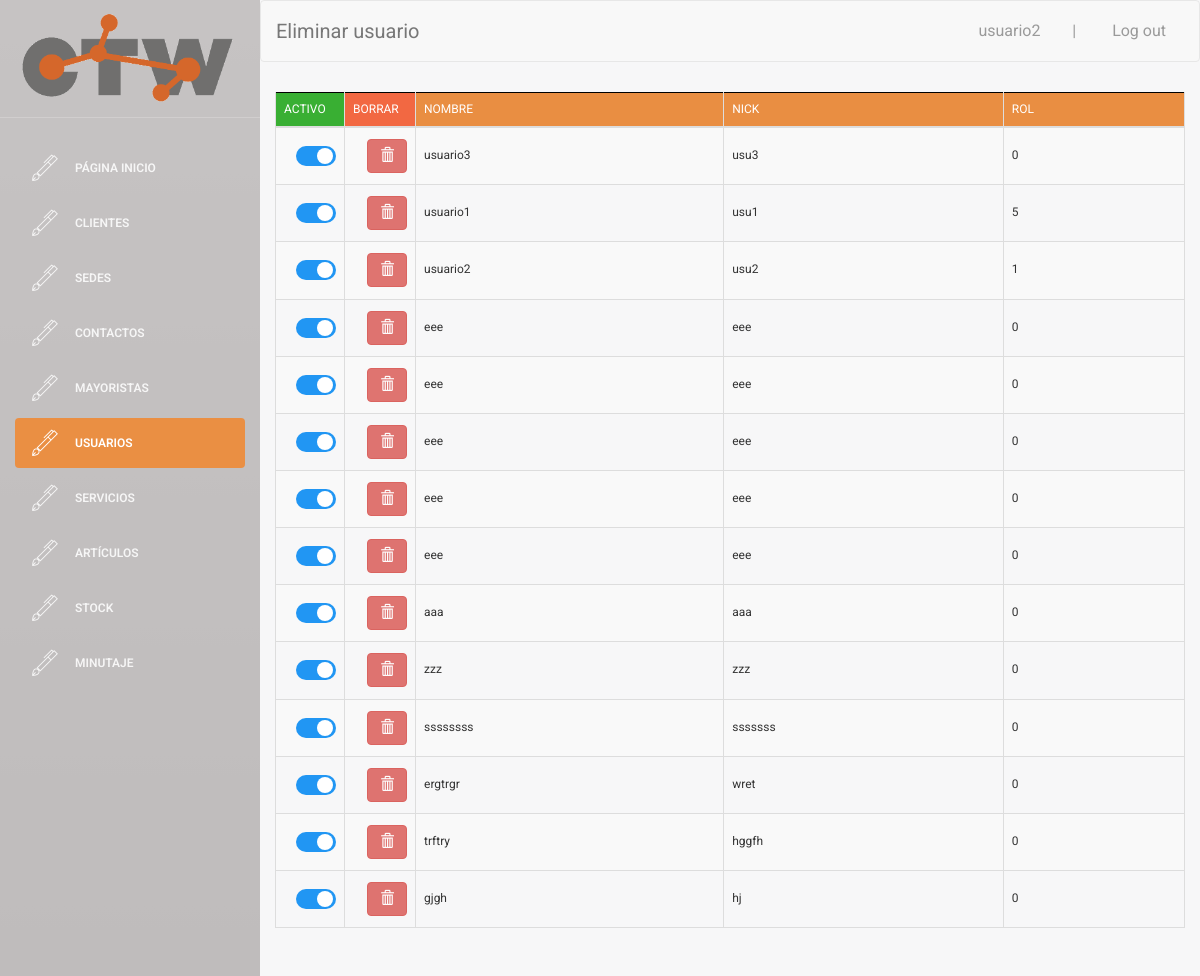
/buscador/buscador_usuarios.php (signed in), run on an earlier commit of the app's database.
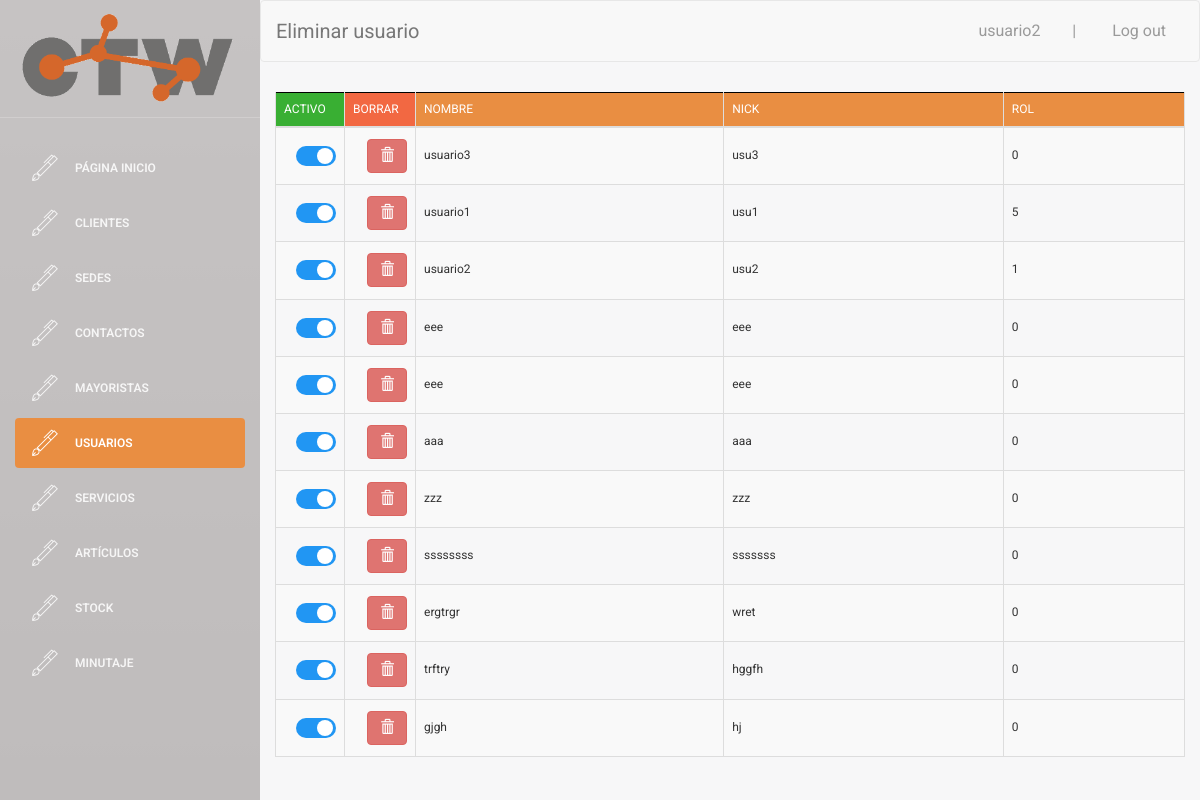
And on a later commit of the database.
### tables this page shows
CREATE TABLE `USUARIO` (
  `ID_USUARIO` int(4) NOT NULL,
  `nombre` varchar(40) NOT NULL,
  `user` varchar(20) NOT NULL,
  `password` varchar(50) NOT NULL,
  `rol` int(1) NOT NULL,
  `activo` tinyint(1) NOT NULL
);

### web/buscador/buscador_usuarios.php (the view, shortened to what the changed rows need)
    <!doctype html>
<?php
if($_SESSION["login_done"]==true){
?>
<html lang="en">
<head>
    <link rel="stylesheet" href="https://maxcdn.bootstrapcdn.com/bootstrap/3.3.6/css/bootstrap.min.css">
    <link rel="stylesheet" href="https://cdn.datatables.net/1.10.12/css/dataTables.bootstrap.min.css">
    <link href="../assets/css/bootstrap.min.css" rel="stylesheet" />
    <link href="../assets/css/animate.min.css" rel="stylesheet"/>
    <link href="../assets/css/light-bootstrap-dashboard.css" rel="stylesheet"/>
    <link href="../assets/css/demo.css" rel="stylesheet" />
    <link href="http://maxcdn.bootstrapcdn.com/font-awesome/4.2.0/css/font-awesome.min.css" rel="stylesheet">
    <link href="../assets/css/pe-icon-7-stroke.css" rel="stylesheet" />
    <link href="http://cdnjs.cloudflare.com/ajax/libs/x-editable/1.5.0/bootstrap3-editable/css/bootstrap-editable.css" rel="stylesheet"/>
    <link href="../assets/css/table_editor.css" rel="stylesheet"/>
    <link href="../assets/css/table.css" rel="stylesheet"/>
    <link href="../assets/css/table2.css" rel="stylesheet"/>
    <link href="../assets/css/table4.css" rel="stylesheet"/>
    <link href="../assets/css/insert.css" rel="stylesheet" />
    <link href="../assets/css/micss.css" rel="stylesheet" />
    <link href="../assets/css/csscheckbox.css" rel="stylesheet" />
</head>
<body>
<div class="wrapper">
    <div class="main-panel">
        <div class="content">
            <div class="container-fluid">
                <div class="row">
                    <div >
                        <div >
                                <table id="buscador_usuario" class="table table-striped table-bordered">
                                    <thead>
                                        <tr>
                                            <th style="background-color: #39AF33; width: 30px;">Activo</th>
                                            <th style="background-color: #F26842; width: 3px;">Borrar</th>
                                            <th>Nombre</th>
                                            <th>Nick</th>
                                            <th>Rol</th>
                                        </tr>
                                    </thead>
                                    <tbody>
                                        <?php
                                            $conn = connect();
                                            $sql = "SELECT * FROM USUARIO";
                                            $result = $conn->query($sql);
                                            if ($result->num_rows > 0) {
                                                 while($row = $result->fetch_assoc()) {
                                                    $pk = $row['ID_USUARIO'];
                                        ?>
                                                    <tr>
                                                        <td><label style="margin-top: 10px; margin-left:12px;" class="switcha"><input  type="checkbox" checked><div  class="slider rounda"></div></label></td>
                                                        <td><button style="margin-top: 3px; margin-left:14px;" class="btn btn-danger" onclick="preguntar(<?php
                                                                $nombre_fichero = '../assets/php/delete/delete_usuario.php';
                                                                if (file_exists($nombre_fichero)) {
                                                                    echo $row['ID_USUARIO'];
                                                                } else {
                                                                    echo 0;
                                                                }
                                                        ?>)"><i class="glyphicon glyphicon-trash"></i></button></td>
                                                        <td><label style="margin-top: 11px;"><a href="#" class="nombre" data-pk=<?php echo "\"$pk\""; ?>><?php echo $row['nombre']?> </a></label></td>
                                                        <td><label style="margin-top: 11px;"><a href="#" class="user" data-pk=<?php echo "\"$pk\""; ?>><?php echo $row['user']?> </a></label></td>
                                                        <td><label style="margin-top: 11px;"><a href="#" class="rol" data-pk=<?php echo "\"$pk\""; ?>><?php echo $row['rol']?> </a></label></td>
                                                    </tr>
                                        <?php
                                                 }
                                            } else {
                                                 echo "0 results";
                                            }
                                        ?>
                                    </tbody>
                                </table>
                        </div>
                    </div>
                </div>
            </div>
        </div>
    </div>
</div>
</body>
</html>
<?php
}else{
    echo "false";
    header("location:../index.php");
}
?>

What changed in the data, as far as the page shows it:
removed usuario: nombre "eee", user "eee", rol "0"
removed usuario: nombre "eee", user "eee", rol "0"
removed usuario: nombre "eee", user "eee", rol "0"
